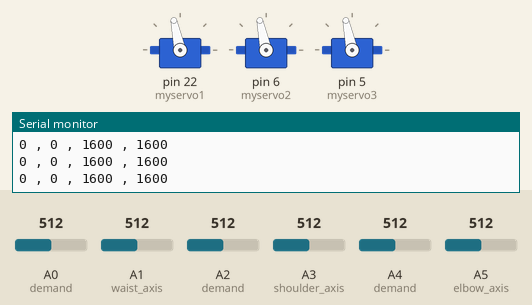
A sketch run on a simulated Arduino Mega 2560, built with avr-gcc and run on an emulated ATmega2560. On the bench: 3 × servo, the last lines printed to the serial monitor. Inputs (shaded band) come from the test bench; at power-on: A3 (shoulder_axis) = 512, A2 (demand) = 512, A4 (demand) = 512, A5 (elbow_axis) = 512, A0 (demand) = 512, A1 (waist_axis) = 512.

Above: at 1.2 s.
1.3 s: A3 (shoulder_axis) set to 695
At 2.6 s:
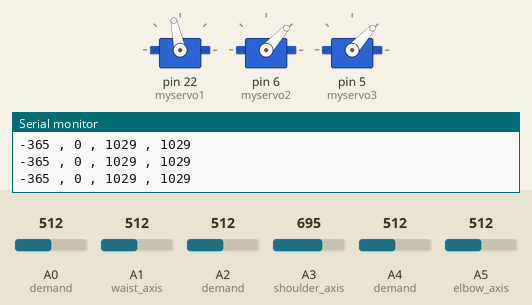
4.3 s: A3 (shoulder_axis) set to 712
At 4.59 s:
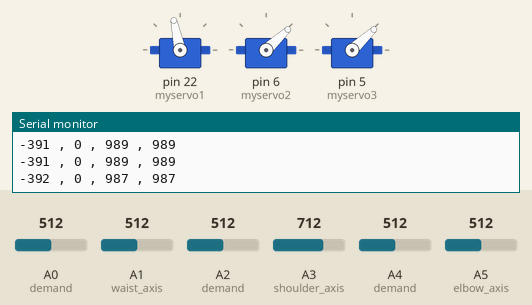
6.1 s: A2 (demand) set to 992
At 7.4 s:
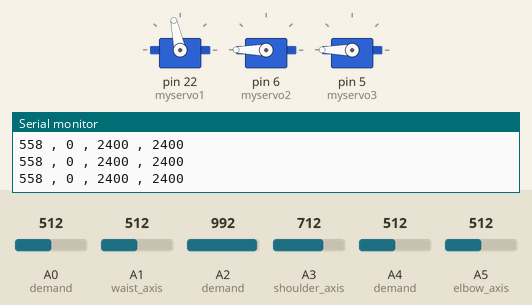
8.1 s: A4 (demand) set to 992
At 10.0 s:
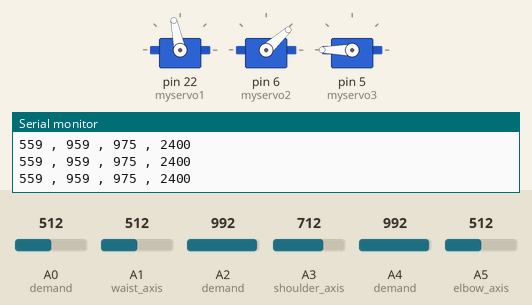
11.1 s: A5 (elbow_axis) set to 716
At 13.3 s:
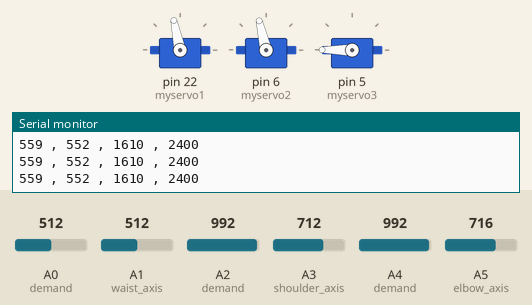
14.1 s: A0 (demand) set to 716
At 14.9 s:
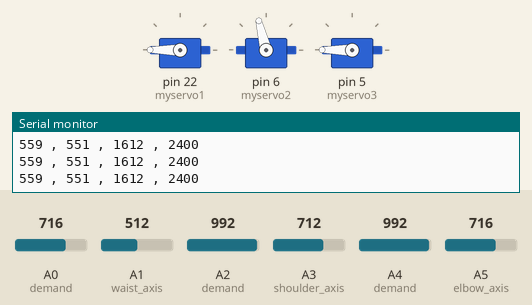
Timing chart, 0 to 16.9 s (numbered marks = the images above; inputs shaded):
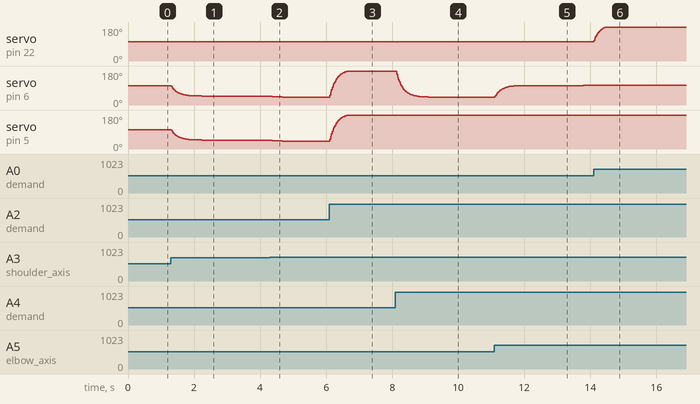

Measured:
- after the input at 1.3 s, servo on pin 6 (myservo2), servo on pin 5 (myservo3): moves from 102° to 47° over 0.92 s, starting at once
- after the input at 4.3 s, servo on pin 6 (myservo2), servo on pin 5 (myservo3): 47° → 45° at once, → 44° 0.11 s later, → 43° 0.09 s later, → 42° 0.15 s later
- after the input at 6.1 s, servo on pin 6 (myservo2), servo on pin 5 (myservo3): moves from 42° to 180° over 0.56 s, starting at once
- after the input at 8.1 s, servo on pin 6 (myservo2): moves from 180° to 42° over 0.98 s, starting at once
- after the input at 11.1 s, servo on pin 6 (myservo2): moves from 42° to 104° over 2.7 s, starting at once
- after the input at 14.1 s, servo on pin 22 (myservo1): moves from 102° to 180° over 0.34 s, starting at once

The sketch:

CVTarm01.ino
```cpp
// Main arm code comparing pots and driving servos

#include <Servo.h>
Servo myservo1;
Servo myservo2;
Servo myservo3;

float pot1;
float pot2;
float pot3;
float pot4;
float pot5;
float pot6;
float pot1Filtered;
float pot2Filtered;
float pot3Filtered;
float pot4Filtered;
float pot5Filtered;
float pot6Filtered;
int axis1Diff;
int axis2Diff;
int axis3Diff;

int servoL;
int servoR;

void setup() {
  myservo1.attach(22);   // waist
  myservo2.attach(6);   // left hand
  myservo3.attach(5);   // right hand
  pinMode(A0, INPUT);   // demand
  pinMode(A1, INPUT);   // waist axis
  pinMode(A2, INPUT);   // demand
  pinMode(A3, INPUT);   // shoulder axis
  pinMode(A4, INPUT);   // demand
  pinMode(A5, INPUT);   // elbow axis
  Serial.begin(115200);
}

void loop() {

  pot1 = analogRead(A0);        // waist demand
  pot2 = analogRead(A1);        // waist axis position

  pot3 = analogRead(A2);        // shoulder demand
  pot4 = analogRead(A3);        // shoulder axis position

  pot5 = analogRead(A4);        // elbow demand
  pot6 = analogRead(A5);        // elbow axis position

  pot1 = map(pot1,0,1023,-512,512);         // scale pots - waist
  pot2 = map(pot2,0,1023,-512,512);

  pot3 = map(pot3,0,1023,-512,512);         // scale pots - shoulder
  pot4 = map(pot4,0,1023,-512,512);

  pot5 = map(pot5,0,1023,-512,512);         // scale pots - elbow
  pot6 = map(pot6,0,1023,-512,512);

  pot1Filtered = filter(pot1, pot1Filtered, 15);    // filter for noise
  pot2Filtered = filter(pot2, pot2Filtered, 15);

  pot3Filtered = filter(pot3, pot3Filtered, 15);    // filter for noise
  pot4Filtered = filter(pot4, pot4Filtered, 15);

  pot5Filtered = filter(pot5, pot5Filtered, 15);    // filter for noise
  pot6Filtered = filter(pot6, pot6Filtered, 15);

  axis1Diff = (pot2Filtered-pot1Filtered)*-3;       // work out the difference and scale up for more gain
  axis2Diff = (pot4Filtered-pot3Filtered)*-2;       // work out the difference and scale up for more gain
  axis3Diff = (pot6Filtered-pot5Filtered)*-2;       // work out the difference and scale up for more gain

  servoL = axis2Diff - axis3Diff;
  servoR = axis2Diff + axis3Diff;

  axis1Diff = map(axis1Diff,-512,512,800,2400);     // scale outout for driving servos
  axis1Diff = constrain(axis1Diff,800,2400);        // constrain output so we keep to the physical limits of the servo

  servoL = map(servoL,-512,512,800,2400);     // scale outout for driving servos
  servoL = constrain(servoL,800,2400);        // constrain output so we keep to the physical limits of the servo

  servoR = map(servoR,-512,512,800,2400);     // scale outout for driving servos
  servoR = constrain(servoR,800,2400);        // constrain output so we keep to the physical limits of the servo

  Serial.print(axis2Diff);
  Serial.print(" , ");

  Serial.print(axis3Diff);
  Serial.print(" , ");

  Serial.print(servoL);
  Serial.print(" , ");
  Serial.println(servoR);

  myservo1.writeMicroseconds(axis1Diff);             // drive servo
  myservo2.writeMicroseconds(servoL);             // drive servo LEFT
  myservo3.writeMicroseconds(servoR);             // drive servo RIGHT

  delay(10);

}

// motion filter to filter noise from pots

float filter(float prevValue, float currentValue, int filter) {
  float lengthFiltered =  (prevValue + (currentValue * filter)) / (filter + 1);
  return lengthFiltered;
}
```
